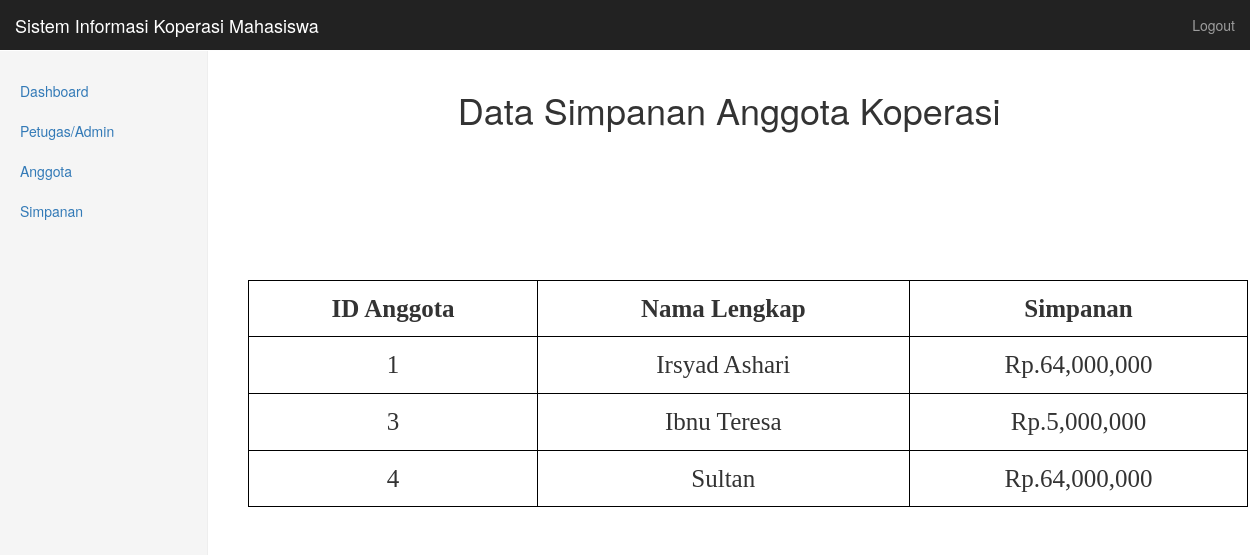
The page /index.php/simpanan on the database its author committed.
### tables this page shows
CREATE TABLE `anggota` (
  `id_anggota` int(11) NOT NULL,
  `nama_lengkap` text NOT NULL,
  `jurusan` text NOT NULL,
  `simpanan` int(12) NOT NULL,
  `email` text NOT NULL
);

### application/controllers/Simpanan.php (called while the page is built)
<?php
class Simpanan extends CI_Controller {
        public function index()
        {
               $this->load->model('model_simpanan');
               $data["fetch_data"] = $this->model_simpanan->fetch_data();
        	   $data["konten"] = 'simpanan/tampil';
               $this->load->view('template_petugas',$data);
        }
}

### index.php (called while the page is built, shortened)
<?php
require_once BASEPATH.'core/CodeIgniter.php';

### application/models/model_simpanan.php (called while the page is built, shortened)
<?php
class model_simpanan extends CI_Model{
	function fetch_data(){
		$query = $this->db->get("anggota");
		return $query;
	}
}
?>

### application/views/simpanan/tampil.php (the view, shortened to what this page needs)
<!DOCTYPE html>
<html>
	<head>
	</head>
	<body>
		<center>
			<h1>Data Simpanan Anggota Koperasi</h1>
			<br><br><br><br>
		</center>
		<br><br><br>
	<table border="1">
		<tr >
			<th>ID Anggota</th>
			<th>Nama Lengkap</th>
			<th>Simpanan</th>
		</tr>
	<?php
		if($fetch_data->num_rows()>0)
		{
			foreach ($fetch_data->result() as $row) {
		?>
			<tr>
				<td><?php echo $row->id_anggota; ?></td>
				<td><?php echo $row->nama_lengkap; ?></td>
				<td>Rp.<?php echo number_format($row->simpanan); ?></td>
			</tr>
		<?php
			}
		}
		else
		{
		?>
			<tr>
				<td colspan="3">No Data Found</td>
			</tr>
		<?php
		}
	 ?>
	 </table>
	</body>
</html>

### assets/css/dashboard.css (style rules this page uses)
body { padding-top: 50px; }

### application/views/simpanan/tampil.php (style rules this page uses)
table { width: 1000px; border: 1px solid black; margin: auto; text-align: center; }
table, tr, td, td, th { text-align: center; padding: 10px; border-collapse: collapse; font-size:25px; font-family: century gothic; }

### rows shown on the page
anggota: id_anggota "1", nama_lengkap "Irsyad Ashari", simpanan "64,000,000"
anggota: id_anggota "3", nama_lengkap "Ibnu Teresa", simpanan "5,000,000"
anggota: id_anggota "4", nama_lengkap "Sultan", simpanan "64,000,000"
